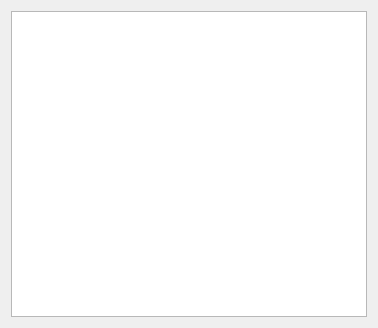
<?xml version="1.0" encoding="UTF-8"?>
<ui version="4.0">
 <class>map</class>
 <widget class="QWidget" name="map">
  <property name="geometry">
   <rect>
    <x>0</x>
    <y>0</y>
    <width>378</width>
    <height>328</height>
   </rect>
  </property>
  <property name="windowTitle">
   <string>Form</string>
  </property>
  <layout class="QVBoxLayout" name="verticalLayout">
   <item>
    <widget class="QGraphicsView" name="graphicsView_map"/>
   </item>
  </layout>
 </widget>
 <resources/>
 <connections/>
</ui>
